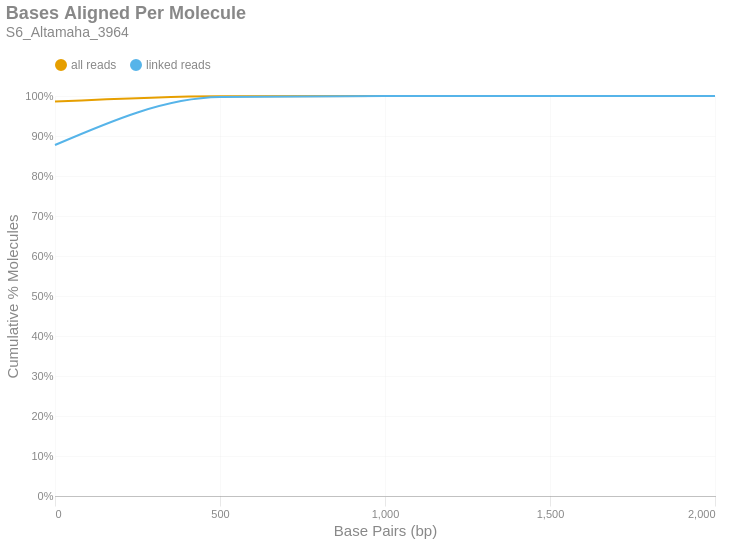

Write notebook code for a chart like this one.
### Markdown cell above
### Bases Aligned Per Molecule
This is a cumulative frequency distribution showing the number of base pairs aligned per unique molecule. These data are shown in 500 bp bins. There are two distributions: one with `all reads` (yellow) and another with only `linked reads` (blue). The percent of molecules in the `linked reads` distribution is relative to the total number of linked molecules.

### Code cell
if SKIPLR:
    print_html(f"Skipped")
else:
    binned_df = consolidated_hist(valids['aligned_bp'], mask, 500, True)
    with SafeRender(binned_df):
        (
            density_plot(binned_df, 'Bases Aligned Per Molecule', samplename, 'basesper')
            .encode(
                x=alt.X('bin:Q', title="Base Pairs (bp)").axis(tickMinStep=500).scale(padding=0),
                y=alt.Y('value:Q', title='Cumulative % Molecules')
                    .axis(format='%')
                    .scale(domain = [0,1])
                    .stack(False),
                color=alt.Color("key:N").scale(domain = ["all reads", "linked reads"]),
                tooltip = [
                    alt.Tooltip("key:N", title = "Data Type"),
                    alt.Tooltip("range_label:N", title="Bases Aligned Per Molecule"),
                    alt.Tooltip("value:Q", format = ".2%", title="% Molecules (Cum.)")
                ]
            )
        ).display()

### Figure 1 — Vega-Lite specification as saved in the notebook (floating-point values rounded to 4 significant figures)
{"width": "container", "height": 400, "config": {"title": {"anchor": "start", "dy": -15, "fontSize": 18, "color": "#888888", "subtitleColor": "#888888", "subtitleFontSize": 14}, "arc": {"fill": "#0072B2"}, "axis": {"domainColor": "#888888", "domainWidth": 0.5, "gridWidth": 0.2, "grid": false, "titleFontWeight": 400, "titleFontSize": 15, "labelFontSize": 11, "labelColor": "#888888", "tickColor": "#888888", "tickWidth": 0.2, "titleColor": "#888888"}, "axisBand": {"grid": false}, "axisX": {"grid": true, "tickSize": 10, "domainCap": "round"}, "axisY": {"domain": false, "grid": true, "tickSize": 0, "domainCap": "round"}, "background": "transparent", "header": {"labelFontSize": 15, "labelColor": "#888888", "titleFontSize": 15, "titleFontWeight": 600, "titleColor": "#888888"}, "legend": {"labelFont": "sans-serif", "labelFontSize": 12, "labelColor": "#888888", "symbolSize": 100, "symbolType": "circle", "titleFontSize": 12, "titlePadding": 10, "titleColor": "#888888", "title": null, "orient": "top"}, "range": {"category": ["#E69F00", "#56B4E9", "#009E73", "#F0E442", "#0072B2", "#D55E00", "#CC79A7", "#000000"], "diverging": ["#cfe8f3", "#a2d4ec", "#73bfe2", "#46abdb", "#1696d2", "#12719e"]}, "area": {"fill": "#0072B2", "fillOpacity": 0.7, "line": true, "strokeOpacity": 0.7}, "line": {"color": "#0072B2", "stroke": "#0072B2", "strokeWidth": 2}, "trail": {"color": "#0072B2", "stroke": "#0072B2", "strokeWidth": 0, "size": 1}, "point": {"filled": true, "fillOpacity": 1.0, "size": 95}, "text": {"color": "#888888", "fontSize": 11, "align": "right", "fontWeight": 400, "size": 11}, "bar": {"fill": "#0072B2", "stroke": null}, "view": {"stroke": null, "continuousWidth": 660, "continuousHeight": 400}}, "data": {"name": "data-bc0d9e5b5fc9d4c61fda571a6f8131a5"}, "mark": {"type": "line", "interpolate": "monotone", "point": {"opacity": 0, "size": 275}}, "encoding": {"color": {"field": "key", "scale": {"domain": ["all reads", "linked reads"]}, "type": "nominal"}, "tooltip": [{"field": "key", "title": "Data Type", "type": "nominal"}, {"field": "range_label", "title": "Bases Aligned Per Molecule", "type": "nominal"}, {"field": "value", "format": ".2%", "title": "% Molecules (Cum.)", "type": "quantitative"}], "x": {"axis": {"tickMinStep": 500}, "field": "bin", "scale": {"padding": 0}, "title": "Base Pairs (bp)", "type": "quantitative"}, "y": {"axis": {"format": "%"}, "field": "value", "scale": {"domain": [0, 1]}, "stack": false, "title": "Cumulative % Molecules", "type": "quantitative"}}, "params": [{"name": "param_c36ac31b6afebe62", "select": {"type": "point", "fields": ["key"]}, "bind": "legend"}], "title": {"text": "Bases Aligned Per Molecule", "subtitle": "S6_Altamaha_3964"}, "transform": [{"fold": ["all reads (cumsum)", "linked reads (cumsum)"]}, {"calculate": "replace(datum.key, ' (cumsum)', '')", "as": "key"}, {"filter": {"param": "param_c36ac31b6afebe62"}}], "usermeta": {"embedOptions": {"downloadFileName": "S6_Altamaha_3964.basesper"}}, "$schema": "https://vega.github.io/schema/vega-lite/v6.1.0.json", "datasets": {"data-bc0d9e5b5fc9d4c61fda571a6f8131a5": [{"bin": "0.0", "interval": "0.0-500.0", "all reads": 0.986, "linked reads": 0.8775, "all reads (cumsum)": 0.986, "linked reads (cumsum)": 0.8775, "range_label": "0-499"}, {"bin": "500.0", "interval": "500.0-1000.0", "all reads": 0.01368, "linked reads": 0.1198, "all reads (cumsum)": 0.9997, "linked reads (cumsum)": 0.9973, "range_label": "500-999"}, {"bin": "1000.0", "interval": "1000.0-1500.0", "all reads": 0.0003114, "linked reads": 0.002589, "all reads (cumsum)": 1.0, "linked reads (cumsum)": 0.9999, "range_label": "1000-1499"}, {"bin": "1500.0", "interval": "1500.0-2000.0", "all reads": 1.024e-05, "linked reads": 7.608e-05, "all reads (cumsum)": 1.0, "linked reads (cumsum)": 1.0, "range_label": "1500-1999"}, {"bin": "2000.0", "interval": "2000.0-2500.0", "all reads": 9.989e-07, "linked reads": 6.713e-06, "all reads (cumsum)": 1.0, "linked reads (cumsum)": 1.0, "range_label": "2000-2499"}]}}
